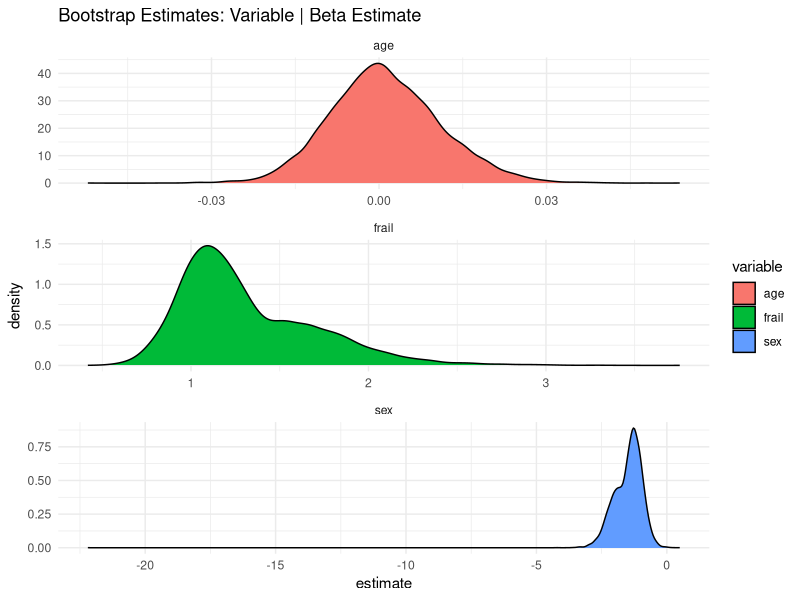

Here is the R script that generated this plot:
## ---- chunk 1
knitr::opts_chunk$set(echo = TRUE)
suppressPackageStartupMessages( library(survival))
suppressPackageStartupMessages( library(survminer))
suppressPackageStartupMessages( library(boot))
suppressPackageStartupMessages( library(ggplot2))
suppressPackageStartupMessages( library(parallel))
suppressPackageStartupMessages( library(data.table))
## ---- chunk 2
data("kidney")
kidney <- data.table(kidney)
#parallelize bootstrap to speed up compute
B <- 1e04

bs_res <- rbindlist(mclapply(1:B, function(b) {
  pick_indices <- sample(1:nrow(kidney), size = nrow(kidney), replace = T)
  bs_data <- kidney[pick_indices]
  bs_mod <- coxph(Surv(time, status) ~ age + sex + frail , data = bs_data)
  df_coef <- data.table(variable = names(bs_mod$coefficients) ,
                         estimate = as.numeric(bs_mod$coefficients), 
                         estimate_type = 'Beta',  stringsAsFactors = F)
  df_se <- data.table(variable = names(bs_mod$coefficients) ,
                         estimate = sqrt(diag(bs_mod$var)), 
                         estimate_type = 'Standard Error',  stringsAsFactors = F)
  return(rbindlist(list(df_coef, df_se)))
}, mc.cores = 10))

#summarize bootstrap results
sum_res <- bs_res[ ,.(bs_mean = mean(estimate, na.rm=T)),.(variable,estimate_type)]
se <- sum_res[estimate_type == 'Standard Error']$bs_mean
sum_res <- sum_res[estimate_type == 'Beta']
sum_res <- transform(sum_res, 
                     std_err = paste0('[',round(bs_mean - 1.645*se,digits = 3),',',round(bs_mean + 1.645*se,digits = 3),']'),
                     bs_mean = round(bs_mean, digits = 3),
                     estimate_type = NULL)
setnames(sum_res, names(sum_res), c('Variable','Estimate (Mean)','Std Error (1.645 * Mean SE)'))
knitr::kable(sum_res,caption = 'PH Regression: Bootstrap Results (B = 10,000)',align = 'c')
## ---- chunk 3
############Function for bootstrapping "Age"
bs_fun_age <- function(data, indices){
	bs_dat <- data[indices,]
  	res.cox <- coxph(Surv(time, status) ~ age + sex + frail , data = bs_dat)
  	return(c(as.numeric(res.cox$coefficients["age"])))
}
############Sex
bs_fun_sex <- function(data, indices){
	bs_dat <- data[indices,]
  	res.cox <- coxph(Surv(time, status) ~ age + sex + frail , data = bs_dat)
  	return(as.numeric(res.cox$coefficients["sex"]))
}
############Frail
bs_fun_frail <- function(data, indices){
	bs_dat <- data[indices,]
  	res.cox <- coxph(Surv(time, status) ~ age + sex + frail , data = bs_dat)
  	return(as.numeric(res.cox$coefficients["frail"]))
}

#boot objects
bs_res_age <- suppressWarnings(boot(kidney, bs_fun_age, R=B,parallel = 'multicore',
                                    ncpus = 10))
bs_res_sex <- suppressWarnings(boot(kidney, bs_fun_sex, R=B, parallel = 'multicore',
                                    ncpus=10))
bs_res_frail <- suppressWarnings(boot(kidney, bs_fun_frail, R=B, parallel = 'multicore',
                                      ncpus = 10))
#ci results
bs_ci_age <- suppressWarnings(boot.ci(bs_res_age, conf = 0.90, 
                                      var.t0 = NULL, type = "norm", parallel = 'multicore',
                                      ncpus = 10))

bs_ci_sex <- suppressWarnings(boot.ci(bs_res_sex, conf = 0.90, var.t0 = NULL, type = "norm", 
                                      parallel = 'multicore', ncpus = 10))

bs_ci_frail <- suppressWarnings(boot.ci(bs_res_frail, conf = 0.90, var.t0 = NULL, type = "norm", 
                                        parallel = 'multicore', ncpus = 10))

# summarize and table it up
get_upper_lower <- function(x){
  upper = round(x$normal[2],digits = 3)
  lower = round(x$normal[3], digits = 3)
  return(paste0('[',upper,',',lower,']'))
}

comp_table <- data.frame(
  variable = c('age','sex','frail'),
  interval = c(get_upper_lower(bs_ci_age),get_upper_lower(bs_ci_sex),get_upper_lower(bs_ci_frail)),
  interval_by_hand = sum_res[,3,with=F],
  stringsAsFactors = F
)
setnames(comp_table, names(comp_table), c('Variable', 'Interval: boot Package',
                                           'Interval: Hand Calculation'))
knitr::kable(comp_table,caption = 'Bootstrap Results Comparison (B = 10,000)',align = 'c')
## ---- chunk 4
ggplot(bs_res[estimate_type == 'Beta'], aes(x = estimate, fill = variable) ) + geom_density() + theme_minimal() + facet_wrap(~variable,scales = 'free',nrow=3) + ggtitle('Bootstrap Estimates: Variable | Beta Estimate ')

## ---- chunk 5
age_bca <- suppressWarnings(boot.ci(bs_res_age, conf = 0.90, var.t0 = NULL, type = "bca"))
sex_bca <- suppressWarnings(boot.ci(bs_res_sex, conf = 0.90, var.t0 = NULL, type = "bca"))
frail_bca <- suppressWarnings(boot.ci(bs_res_frail, conf = 0.90, var.t0 = NULL, type = "bca"))

get_upper_lower_bca <- function(x){
  upper = round(x$bca[4],digits = 3)
  lower = round(x$bca[5], digits = 3)
  return(paste0('[',upper,',',lower,']'))
}

bs_beta_est <- bs_res[estimate_type == 'Beta']
beta_list <- split(bs_beta_est, bs_beta_est$variable)
perc_res <- lapply(beta_list, function(x){
  paste0('[',round(quantile(x$estimate, probs = 0.05), digits = 3),',',round(quantile(x$estimate, probs = 0.95), digits = 3),']')
})

bca_table <- data.frame(
  variable = c('age','sex','frail'),
  interval_bca = c(get_upper_lower_bca(age_bca),get_upper_lower_bca(sex_bca),get_upper_lower_bca(frail_bca)),
  interval_norm = comp_table[,2],
  interval_by_hand = sum_res[,3,with=F],
  interval_hand_perc = c(perc_res$age, perc_res$sex, perc_res$frail),
  stringsAsFactors = F)

#only need two tables
setnames(bca_table, names(bca_table), c('Variable', 'boot (BCa)','boot (Normal)',
                                          'Hand calc (Normal)', 'Hand calc (Percentile)'))
knitr::kable(bca_table,caption = 'Bootstrap Results Comparison (B = 10,000)',align = 'c')
## ---- chunk 6
suppressPackageStartupMessages( library(parallel))
suppressPackageStartupMessages( library(data.table))
data("kidney")
kidney <- data.table(kidney)
#parallelize bootstrap to speed up compute
B <- 1e04

bs_res <- rbindlist(mclapply(1:B, function(b) {
  pick_indices <- sample(1:nrow(kidney), size = nrow(kidney), replace = T)
  bs_data <- kidney[pick_indices]
  bs_mod <- coxph(Surv(time, status) ~ age + sex + disease + frail , 
                  data = bs_data)
  df_coef <- data.table(variable = names(bs_mod$coefficients) ,
                         estimate = as.numeric(bs_mod$coefficients), 
                         estimate_type = 'Beta',  stringsAsFactors = F)
  df_se <- data.table(variable = names(bs_mod$coefficients) ,
                         estimate = sqrt(diag(bs_mod$var)), 
                         estimate_type = 'Standard Error',  
                      stringsAsFactors = F)
  return(rbindlist(list(df_coef, df_se)))
}, mc.cores = 10))

#summarize bootstrap results
sum_res <- bs_res[ ,.(bs_mean = mean(estimate, na.rm=T)),.(variable,estimate_type)]
se <- sum_res[estimate_type == 'Standard Error']$bs_mean
sum_res <- sum_res[estimate_type == 'Beta']
sum_res <- transform(sum_res, 
              std_err = paste0('[',round(bs_mean + 1.645*se,digits = 3),',',
                                      round(bs_mean - 1.645*se,digits = 3),']'),
              bs_mean = round(bs_mean, digits = 3),
              estimate_type = NULL)
setnames(sum_res, names(sum_res), 
         c('Variable','Estimate (Mean)','Std Error (1.645 * Mean SE)'))
